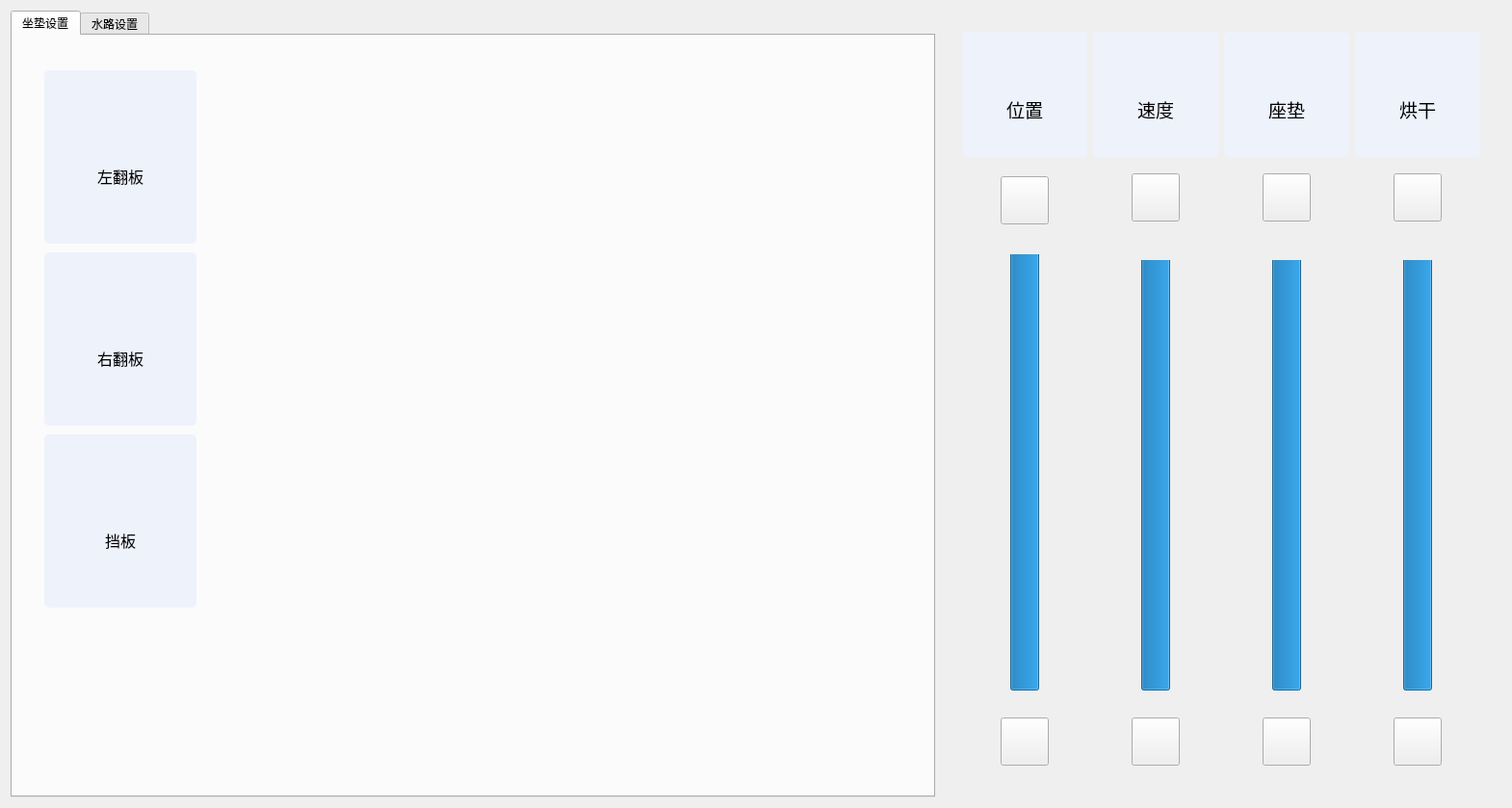
<?xml version="1.0" encoding="UTF-8"?>
<ui version="4.0">
 <class>IntellectToiletViewClass</class>
 <widget class="QWidget" name="IntellectToiletViewClass">
  <property name="geometry">
   <rect>
    <x>0</x>
    <y>0</y>
    <width>1570</width>
    <height>839</height>
   </rect>
  </property>
  <property name="windowTitle">
   <string>HomeView</string>
  </property>
  <layout class="QHBoxLayout" name="horizontalLayout" stretch="0,0">
   <item>
    <widget class="QWidget" name="widget_8" native="true">
     <property name="Style_Widget" stdset="0">
      <string>Style_White_Widget</string>
     </property>
     <layout class="QVBoxLayout" name="verticalLayout_6">
      <property name="leftMargin">
       <number>0</number>
      </property>
      <property name="topMargin">
       <number>0</number>
      </property>
      <property name="rightMargin">
       <number>0</number>
      </property>
      <property name="bottomMargin">
       <number>0</number>
      </property>
      <item>
       <widget class="QTabWidget" name="tabWidget">
        <property name="currentIndex">
         <number>0</number>
        </property>
        <widget class="QWidget" name="tab">
         <attribute name="title">
          <string>坐垫设置</string>
         </attribute>
         <layout class="QGridLayout" name="gridLayout_3">
          <item row="2" column="0">
           <widget class="QWidget" name="widget_23" native="true">
            <property name="sizePolicy">
             <sizepolicy hsizetype="Preferred" vsizetype="Fixed">
              <horstretch>0</horstretch>
              <verstretch>0</verstretch>
             </sizepolicy>
            </property>
            <property name="maximumSize">
             <size>
              <width>16777215</width>
              <height>16777215</height>
             </size>
            </property>
            <property name="styleSheet">
             <string notr="true">QAbstractButton {
	padding-top: 10px;
    border-radius: 5px;
    border: 2px solid #525252;
    background-color: #FFFFFF;
}</string>
            </property>
            <layout class="QHBoxLayout" name="horizontalLayout_13">
             <item>
              <widget class="PixmapWidget" name="widget_29" native="true">
               <property name="minimumSize">
                <size>
                 <width>130</width>
                 <height>130</height>
                </size>
               </property>
               <property name="maximumSize">
                <size>
                 <width>130</width>
                 <height>16777215</height>
                </size>
               </property>
              </widget>
             </item>
             <item>
              <widget class="PixmapWidget" name="widget_27" native="true">
               <property name="minimumSize">
                <size>
                 <width>130</width>
                 <height>130</height>
                </size>
               </property>
               <property name="maximumSize">
                <size>
                 <width>130</width>
                 <height>16777215</height>
                </size>
               </property>
              </widget>
             </item>
             <item>
              <widget class="PixmapWidget" name="widget_30" native="true">
               <property name="minimumSize">
                <size>
                 <width>130</width>
                 <height>130</height>
                </size>
               </property>
               <property name="maximumSize">
                <size>
                 <width>130</width>
                 <height>16777215</height>
                </size>
               </property>
              </widget>
             </item>
             <item>
              <widget class="PixmapWidget" name="widget_31" native="true">
               <property name="minimumSize">
                <size>
                 <width>130</width>
                 <height>130</height>
                </size>
               </property>
               <property name="maximumSize">
                <size>
                 <width>130</width>
                 <height>16777215</height>
                </size>
               </property>
              </widget>
             </item>
            </layout>
           </widget>
          </item>
          <item row="1" column="0">
           <widget class="QWidget" name="widget_11" native="true">
            <layout class="QHBoxLayout" name="horizontalLayout_2">
             <item>
              <widget class="QWidget" name="widget_10" native="true">
               <property name="sizePolicy">
                <sizepolicy hsizetype="Fixed" vsizetype="Preferred">
                 <horstretch>0</horstretch>
                 <verstretch>0</verstretch>
                </sizepolicy>
               </property>
               <property name="minimumSize">
                <size>
                 <width>180</width>
                 <height>0</height>
                </size>
               </property>
               <property name="maximumSize">
                <size>
                 <width>16777215</width>
                 <height>16777215</height>
                </size>
               </property>
               <property name="styleSheet">
                <string notr="true">QAbstractButton {
	padding-top: 40px;
    border-radius: 5px;
    border: 0px solid #525252;
    background-color: #EEF2FB;
}
QAbstractButton:checked {
	
	background-image: url(:/image/common/蓝色选中.png);
}</string>
               </property>
               <layout class="QVBoxLayout" name="verticalLayout">
                <item>
                 <widget class="QToolButton" name="toolButton_9">
                  <property name="sizePolicy">
                   <sizepolicy hsizetype="Preferred" vsizetype="Preferred">
                    <horstretch>0</horstretch>
                    <verstretch>0</verstretch>
                   </sizepolicy>
                  </property>
                  <property name="maximumSize">
                   <size>
                    <width>180</width>
                    <height>180</height>
                   </size>
                  </property>
                  <property name="font">
                   <font>
                    <pointsize>12</pointsize>
                   </font>
                  </property>
                  <property name="text">
                   <string>左翻板</string>
                  </property>
                  <property name="icon">
                   <iconset resource="../../../resources/QtIntellectNurse.qrc">
                    <normaloff>:/image/common/左翻板.png</normaloff>:/image/common/左翻板.png</iconset>
                  </property>
                  <property name="iconSize">
                   <size>
                    <width>132</width>
                    <height>82</height>
                   </size>
                  </property>
                  <property name="toolButtonStyle">
                   <enum>Qt::ToolButtonTextUnderIcon</enum>
                  </property>
                 </widget>
                </item>
                <item>
                 <widget class="QToolButton" name="toolButton_8">
                  <property name="sizePolicy">
                   <sizepolicy hsizetype="Preferred" vsizetype="Preferred">
                    <horstretch>0</horstretch>
                    <verstretch>0</verstretch>
                   </sizepolicy>
                  </property>
                  <property name="maximumSize">
                   <size>
                    <width>180</width>
                    <height>180</height>
                   </size>
                  </property>
                  <property name="font">
                   <font>
                    <pointsize>12</pointsize>
                   </font>
                  </property>
                  <property name="text">
                   <string>右翻板</string>
                  </property>
                  <property name="icon">
                   <iconset resource="../../../resources/QtIntellectNurse.qrc">
                    <normaloff>:/image/common/右翻板.png</normaloff>:/image/common/右翻板.png</iconset>
                  </property>
                  <property name="iconSize">
                   <size>
                    <width>132</width>
                    <height>82</height>
                   </size>
                  </property>
                  <property name="toolButtonStyle">
                   <enum>Qt::ToolButtonTextUnderIcon</enum>
                  </property>
                 </widget>
                </item>
                <item>
                 <widget class="QToolButton" name="toolButton_7">
                  <property name="sizePolicy">
                   <sizepolicy hsizetype="Preferred" vsizetype="Preferred">
                    <horstretch>0</horstretch>
                    <verstretch>0</verstretch>
                   </sizepolicy>
                  </property>
                  <property name="maximumSize">
                   <size>
                    <width>180</width>
                    <height>180</height>
                   </size>
                  </property>
                  <property name="font">
                   <font>
                    <pointsize>12</pointsize>
                   </font>
                  </property>
                  <property name="text">
                   <string>挡板</string>
                  </property>
                  <property name="icon">
                   <iconset resource="../../../resources/QtIntellectNurse.qrc">
                    <normaloff>:/image/common/挡板.png</normaloff>:/image/common/挡板.png</iconset>
                  </property>
                  <property name="iconSize">
                   <size>
                    <width>132</width>
                    <height>82</height>
                   </size>
                  </property>
                  <property name="toolButtonStyle">
                   <enum>Qt::ToolButtonTextUnderIcon</enum>
                  </property>
                 </widget>
                </item>
               </layout>
              </widget>
             </item>
             <item>
              <widget class="PixmapWidget" name="widget" native="true"/>
             </item>
            </layout>
           </widget>
          </item>
         </layout>
        </widget>
        <widget class="QWidget" name="tab_2">
         <attribute name="title">
          <string>水路设置</string>
         </attribute>
         <layout class="QVBoxLayout" name="verticalLayout_3">
          <item>
           <widget class="PixmapWidget" name="widget_2" native="true"/>
          </item>
         </layout>
        </widget>
       </widget>
      </item>
     </layout>
    </widget>
   </item>
   <item>
    <widget class="QWidget" name="widget_9" native="true">
     <property name="Style_Widget" stdset="0">
      <string>Style_White_Widget</string>
     </property>
     <layout class="QVBoxLayout" name="verticalLayout_2">
      <item>
       <widget class="QWidget" name="widget_4" native="true">
        <property name="styleSheet">
         <string notr="true">QToolButton {
	padding-top:30px;
    border-radius: 5px;
    border: 0px solid #525252;
    background-color: #EEF2FB;
}</string>
        </property>
        <layout class="QGridLayout" name="gridLayout_2">
         <item row="5" column="0">
          <widget class="QWidget" name="widget_16" native="true">
           <layout class="QHBoxLayout" name="horizontalLayout_8">
            <item>
             <widget class="QPushButton" name="pushButton_3">
              <property name="sizePolicy">
               <sizepolicy hsizetype="Preferred" vsizetype="Preferred">
                <horstretch>0</horstretch>
                <verstretch>0</verstretch>
               </sizepolicy>
              </property>
              <property name="minimumSize">
               <size>
                <width>50</width>
                <height>50</height>
               </size>
              </property>
              <property name="maximumSize">
               <size>
                <width>50</width>
                <height>50</height>
               </size>
              </property>
              <property name="text">
               <string/>
              </property>
              <property name="icon">
               <iconset resource="../../../resources/QtIntellectNurse.qrc">
                <normaloff>:/image/common/-.png</normaloff>:/image/common/-.png</iconset>
              </property>
              <property name="iconSize">
               <size>
                <width>50</width>
                <height>50</height>
               </size>
              </property>
             </widget>
            </item>
           </layout>
          </widget>
         </item>
         <item row="0" column="4">
          <widget class="QToolButton" name="toolButton_24">
           <property name="sizePolicy">
            <sizepolicy hsizetype="Preferred" vsizetype="Preferred">
             <horstretch>0</horstretch>
             <verstretch>0</verstretch>
            </sizepolicy>
           </property>
           <property name="minimumSize">
            <size>
             <width>130</width>
             <height>130</height>
            </size>
           </property>
           <property name="maximumSize">
            <size>
             <width>140</width>
             <height>16777215</height>
            </size>
           </property>
           <property name="font">
            <font>
             <pointsize>14</pointsize>
            </font>
           </property>
           <property name="text">
            <string>座垫</string>
           </property>
           <property name="icon">
            <iconset resource="../../../resources/QtIntellectNurse.qrc">
             <normaloff>:/image/common/坐垫.png</normaloff>:/image/common/坐垫.png</iconset>
           </property>
           <property name="iconSize">
            <size>
             <width>36</width>
             <height>36</height>
            </size>
           </property>
           <property name="toolButtonStyle">
            <enum>Qt::ToolButtonTextUnderIcon</enum>
           </property>
          </widget>
         </item>
         <item row="3" column="0" rowspan="2">
          <widget class="QWidget" name="widget_3" native="true">
           <layout class="QHBoxLayout" name="horizontalLayout_3">
            <item>
             <widget class="CustProgressBar" name="progressBar">
              <property name="minimumSize">
               <size>
                <width>30</width>
                <height>0</height>
               </size>
              </property>
              <property name="styleSheet">
               <string notr="true"/>
              </property>
              <property name="maximum">
               <number>5</number>
              </property>
              <property name="value">
               <number>5</number>
              </property>
              <property name="textVisible">
               <bool>false</bool>
              </property>
              <property name="orientation">
               <enum>Qt::Vertical</enum>
              </property>
              <property name="textDirection">
               <enum>QProgressBar::TopToBottom</enum>
              </property>
             </widget>
            </item>
           </layout>
          </widget>
         </item>
         <item row="1" column="2">
          <widget class="QWidget" name="widget_15" native="true">
           <layout class="QHBoxLayout" name="horizontalLayout_7">
            <item>
             <widget class="QPushButton" name="pushButton_5">
              <property name="sizePolicy">
               <sizepolicy hsizetype="Preferred" vsizetype="Preferred">
                <horstretch>0</horstretch>
                <verstretch>0</verstretch>
               </sizepolicy>
              </property>
              <property name="minimumSize">
               <size>
                <width>50</width>
                <height>50</height>
               </size>
              </property>
              <property name="maximumSize">
               <size>
                <width>50</width>
                <height>50</height>
               </size>
              </property>
              <property name="text">
               <string/>
              </property>
              <property name="icon">
               <iconset resource="../../../resources/QtIntellectNurse.qrc">
                <normaloff>:/image/common/+.png</normaloff>:/image/common/+.png</iconset>
              </property>
              <property name="iconSize">
               <size>
                <width>50</width>
                <height>50</height>
               </size>
              </property>
             </widget>
            </item>
           </layout>
          </widget>
         </item>
         <item row="5" column="2">
          <widget class="QWidget" name="widget_18" native="true">
           <layout class="QHBoxLayout" name="horizontalLayout_10">
            <item>
             <widget class="QPushButton" name="pushButton_6">
              <property name="sizePolicy">
               <sizepolicy hsizetype="Preferred" vsizetype="Preferred">
                <horstretch>0</horstretch>
                <verstretch>0</verstretch>
               </sizepolicy>
              </property>
              <property name="minimumSize">
               <size>
                <width>50</width>
                <height>50</height>
               </size>
              </property>
              <property name="maximumSize">
               <size>
                <width>50</width>
                <height>50</height>
               </size>
              </property>
              <property name="text">
               <string/>
              </property>
              <property name="icon">
               <iconset resource="../../../resources/QtIntellectNurse.qrc">
                <normaloff>:/image/common/-.png</normaloff>:/image/common/-.png</iconset>
              </property>
              <property name="iconSize">
               <size>
                <width>50</width>
                <height>50</height>
               </size>
              </property>
             </widget>
            </item>
           </layout>
          </widget>
         </item>
         <item row="0" column="0">
          <widget class="QToolButton" name="toolButton_22">
           <property name="sizePolicy">
            <sizepolicy hsizetype="Preferred" vsizetype="Preferred">
             <horstretch>0</horstretch>
             <verstretch>0</verstretch>
            </sizepolicy>
           </property>
           <property name="minimumSize">
            <size>
             <width>130</width>
             <height>130</height>
            </size>
           </property>
           <property name="maximumSize">
            <size>
             <width>140</width>
             <height>16777215</height>
            </size>
           </property>
           <property name="font">
            <font>
             <pointsize>14</pointsize>
            </font>
           </property>
           <property name="text">
            <string>位置</string>
           </property>
           <property name="icon">
            <iconset resource="../../../resources/QtIntellectNurse.qrc">
             <normaloff>:/image/common/位置.png</normaloff>:/image/common/位置.png</iconset>
           </property>
           <property name="iconSize">
            <size>
             <width>36</width>
             <height>36</height>
            </size>
           </property>
           <property name="toolButtonStyle">
            <enum>Qt::ToolButtonTextUnderIcon</enum>
           </property>
          </widget>
         </item>
         <item row="0" column="2">
          <widget class="QToolButton" name="toolButton_23">
           <property name="sizePolicy">
            <sizepolicy hsizetype="Preferred" vsizetype="Preferred">
             <horstretch>0</horstretch>
             <verstretch>0</verstretch>
            </sizepolicy>
           </property>
           <property name="minimumSize">
            <size>
             <width>130</width>
             <height>130</height>
            </size>
           </property>
           <property name="maximumSize">
            <size>
             <width>140</width>
             <height>16777215</height>
            </size>
           </property>
           <property name="font">
            <font>
             <pointsize>14</pointsize>
            </font>
           </property>
           <property name="text">
            <string>速度</string>
           </property>
           <property name="icon">
            <iconset resource="../../../resources/QtIntellectNurse.qrc">
             <normaloff>:/image/common/速度.png</normaloff>:/image/common/速度.png</iconset>
           </property>
           <property name="iconSize">
            <size>
             <width>36</width>
             <height>36</height>
            </size>
           </property>
           <property name="toolButtonStyle">
            <enum>Qt::ToolButtonTextUnderIcon</enum>
           </property>
          </widget>
         </item>
         <item row="4" column="2">
          <widget class="QWidget" name="widget_7" native="true">
           <layout class="QHBoxLayout" name="horizontalLayout_4">
            <item>
             <widget class="CustProgressBar" name="progressBar_2">
              <property name="minimumSize">
               <size>
                <width>30</width>
                <height>0</height>
               </size>
              </property>
              <property name="styleSheet">
               <string notr="true"/>
              </property>
              <property name="maximum">
               <number>5</number>
              </property>
              <property name="value">
               <number>5</number>
              </property>
              <property name="textVisible">
               <bool>false</bool>
              </property>
              <property name="orientation">
               <enum>Qt::Vertical</enum>
              </property>
              <property name="textDirection">
               <enum>QProgressBar::TopToBottom</enum>
              </property>
             </widget>
            </item>
           </layout>
          </widget>
         </item>
         <item row="1" column="0" rowspan="2">
          <widget class="QWidget" name="widget_14" native="true">
           <layout class="QHBoxLayout" name="horizontalLayout_5">
            <item>
             <widget class="QPushButton" name="pushButton">
              <property name="sizePolicy">
               <sizepolicy hsizetype="Preferred" vsizetype="Preferred">
                <horstretch>0</horstretch>
                <verstretch>0</verstretch>
               </sizepolicy>
              </property>
              <property name="minimumSize">
               <size>
                <width>50</width>
                <height>50</height>
               </size>
              </property>
              <property name="maximumSize">
               <size>
                <width>50</width>
                <height>50</height>
               </size>
              </property>
              <property name="text">
               <string/>
              </property>
              <property name="icon">
               <iconset resource="../../../resources/QtIntellectNurse.qrc">
                <normaloff>:/image/common/+.png</normaloff>:/image/common/+.png</iconset>
              </property>
              <property name="iconSize">
               <size>
                <width>50</width>
                <height>50</height>
               </size>
              </property>
             </widget>
            </item>
           </layout>
          </widget>
         </item>
         <item row="0" column="5">
          <widget class="QToolButton" name="toolButton_25">
           <property name="sizePolicy">
            <sizepolicy hsizetype="Preferred" vsizetype="Preferred">
             <horstretch>0</horstretch>
             <verstretch>0</verstretch>
            </sizepolicy>
           </property>
           <property name="minimumSize">
            <size>
             <width>130</width>
             <height>130</height>
            </size>
           </property>
           <property name="maximumSize">
            <size>
             <width>140</width>
             <height>16777215</height>
            </size>
           </property>
           <property name="font">
            <font>
             <pointsize>14</pointsize>
            </font>
           </property>
           <property name="text">
            <string>烘干</string>
           </property>
           <property name="icon">
            <iconset resource="../../../resources/QtIntellectNurse.qrc">
             <normaloff>:/image/common/烘干.png</normaloff>:/image/common/烘干.png</iconset>
           </property>
           <property name="iconSize">
            <size>
             <width>36</width>
             <height>36</height>
            </size>
           </property>
           <property name="toolButtonStyle">
            <enum>Qt::ToolButtonTextUnderIcon</enum>
           </property>
          </widget>
         </item>
         <item row="1" column="4">
          <widget class="QWidget" name="widget_17" native="true">
           <layout class="QHBoxLayout" name="horizontalLayout_9">
            <item>
             <widget class="QPushButton" name="pushButton_2">
              <property name="sizePolicy">
               <sizepolicy hsizetype="Preferred" vsizetype="Preferred">
                <horstretch>0</horstretch>
                <verstretch>0</verstretch>
               </sizepolicy>
              </property>
              <property name="minimumSize">
               <size>
                <width>50</width>
                <height>50</height>
               </size>
              </property>
              <property name="maximumSize">
               <size>
                <width>50</width>
                <height>50</height>
               </size>
              </property>
              <property name="text">
               <string/>
              </property>
              <property name="icon">
               <iconset resource="../../../resources/QtIntellectNurse.qrc">
                <normaloff>:/image/common/+.png</normaloff>:/image/common/+.png</iconset>
              </property>
              <property name="iconSize">
               <size>
                <width>50</width>
                <height>50</height>
               </size>
              </property>
             </widget>
            </item>
           </layout>
          </widget>
         </item>
         <item row="1" column="5">
          <widget class="QWidget" name="widget_20" native="true">
           <layout class="QHBoxLayout" name="horizontalLayout_14">
            <item>
             <widget class="QPushButton" name="pushButton_8">
              <property name="sizePolicy">
               <sizepolicy hsizetype="Preferred" vsizetype="Preferred">
                <horstretch>0</horstretch>
                <verstretch>0</verstretch>
               </sizepolicy>
              </property>
              <property name="minimumSize">
               <size>
                <width>50</width>
                <height>50</height>
               </size>
              </property>
              <property name="maximumSize">
               <size>
                <width>50</width>
                <height>50</height>
               </size>
              </property>
              <property name="text">
               <string/>
              </property>
              <property name="icon">
               <iconset resource="../../../resources/QtIntellectNurse.qrc">
                <normaloff>:/image/common/+.png</normaloff>:/image/common/+.png</iconset>
              </property>
              <property name="iconSize">
               <size>
                <width>50</width>
                <height>50</height>
               </size>
              </property>
             </widget>
            </item>
           </layout>
          </widget>
         </item>
         <item row="4" column="4">
          <widget class="QWidget" name="widget_12" native="true">
           <layout class="QHBoxLayout" name="horizontalLayout_6">
            <item>
             <widget class="CustProgressBar" name="progressBar_3">
              <property name="minimumSize">
               <size>
                <width>30</width>
                <height>0</height>
               </size>
              </property>
              <property name="styleSheet">
               <string notr="true"/>
              </property>
              <property name="maximum">
               <number>5</number>
              </property>
              <property name="value">
               <number>5</number>
              </property>
              <property name="textVisible">
               <bool>false</bool>
              </property>
              <property name="orientation">
               <enum>Qt::Vertical</enum>
              </property>
              <property name="textDirection">
               <enum>QProgressBar::TopToBottom</enum>
              </property>
             </widget>
            </item>
           </layout>
          </widget>
         </item>
         <item row="4" column="5">
          <widget class="QWidget" name="widget_5" native="true">
           <layout class="QHBoxLayout" name="horizontalLayout_11">
            <item>
             <widget class="CustProgressBar" name="progressBar_4">
              <property name="minimumSize">
               <size>
                <width>30</width>
                <height>0</height>
               </size>
              </property>
              <property name="styleSheet">
               <string notr="true"/>
              </property>
              <property name="maximum">
               <number>5</number>
              </property>
              <property name="value">
               <number>5</number>
              </property>
              <property name="textVisible">
               <bool>false</bool>
              </property>
              <property name="orientation">
               <enum>Qt::Vertical</enum>
              </property>
              <property name="textDirection">
               <enum>QProgressBar::TopToBottom</enum>
              </property>
             </widget>
            </item>
           </layout>
          </widget>
         </item>
         <item row="5" column="4">
          <widget class="QWidget" name="widget_19" native="true">
           <layout class="QHBoxLayout" name="horizontalLayout_12">
            <item>
             <widget class="QPushButton" name="pushButton_7">
              <property name="sizePolicy">
               <sizepolicy hsizetype="Preferred" vsizetype="Preferred">
                <horstretch>0</horstretch>
                <verstretch>0</verstretch>
               </sizepolicy>
              </property>
              <property name="minimumSize">
               <size>
                <width>50</width>
                <height>50</height>
               </size>
              </property>
              <property name="maximumSize">
               <size>
                <width>50</width>
                <height>50</height>
               </size>
              </property>
              <property name="text">
               <string/>
              </property>
              <property name="icon">
               <iconset resource="../../../resources/QtIntellectNurse.qrc">
                <normaloff>:/image/common/-.png</normaloff>:/image/common/-.png</iconset>
              </property>
              <property name="iconSize">
               <size>
                <width>50</width>
                <height>50</height>
               </size>
              </property>
             </widget>
            </item>
           </layout>
          </widget>
         </item>
         <item row="5" column="5">
          <widget class="QWidget" name="widget_21" native="true">
           <layout class="QHBoxLayout" name="horizontalLayout_15">
            <item>
             <widget class="QPushButton" name="pushButton_4">
              <property name="sizePolicy">
               <sizepolicy hsizetype="Preferred" vsizetype="Preferred">
                <horstretch>0</horstretch>
                <verstretch>0</verstretch>
               </sizepolicy>
              </property>
              <property name="minimumSize">
               <size>
                <width>50</width>
                <height>50</height>
               </size>
              </property>
              <property name="maximumSize">
               <size>
                <width>50</width>
                <height>50</height>
               </size>
              </property>
              <property name="text">
               <string/>
              </property>
              <property name="icon">
               <iconset resource="../../../resources/QtIntellectNurse.qrc">
                <normaloff>:/image/common/-.png</normaloff>:/image/common/-.png</iconset>
              </property>
              <property name="iconSize">
               <size>
                <width>50</width>
                <height>50</height>
               </size>
              </property>
             </widget>
            </item>
           </layout>
          </widget>
         </item>
        </layout>
       </widget>
      </item>
     </layout>
    </widget>
   </item>
  </layout>
 </widget>
 <layoutdefault spacing="6" margin="11"/>
 <customwidgets>
  <customwidget>
   <class>PixmapWidget</class>
   <extends>QWidget</extends>
   <header>Component/PixmapWidget/PixmapWidget.h</header>
   <container>1</container>
  </customwidget>
  <customwidget>
   <class>CustProgressBar</class>
   <extends>QProgressBar</extends>
   <header>Component/CustProgressBar/CustProgressBar.h</header>
  </customwidget>
 </customwidgets>
 <resources>
  <include location="../../../resources/QtIntellectNurse.qrc"/>
 </resources>
 <connections/>
</ui>
